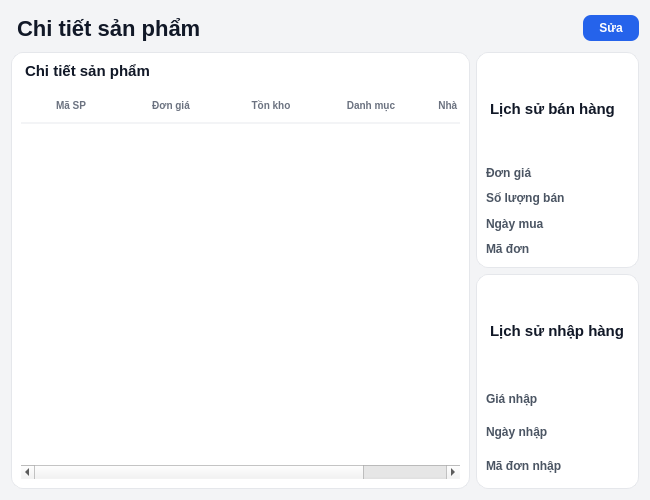
<?xml version="1.0" encoding="UTF-8"?>
<ui version="4.0">
 <class>Dialog</class>
 <widget class="QDialog" name="Dialog">
  <property name="geometry">
   <rect>
    <x>0</x>
    <y>0</y>
    <width>650</width>
    <height>500</height>
   </rect>
  </property>
  <property name="windowTitle">
   <string>Dialog</string>
  </property>
  <property name="styleSheet">
   <string notr="true">/* 1. Tổng thể Cửa sổ [cite: 638-640] */
QDialog {
    background-color: #f3f4f6;
    font-family: &quot;Inter&quot;, &quot;Segoe UI&quot;, sans-serif;
}

/* 2. Tiêu đề trang chính (Nén chiều cao) [cite: 640-641] */
QLabel#lblChiTietSanPham {
    font-size: 22px; /* Giảm từ 26px để tiết kiệm chỗ */
    font-weight: 800;
    color: #111827;
    padding: 5px 0px; /* Thu hẹp lề trên dưới */
}

/* 3. Thẻ nội dung (Cards) [cite: 641-642] */
QFrame#frame, QFrame#frame_2, QFrame#frame_3 {
    background-color: #ffffff;
    border: 1px solid #e5e7eb;
    border-radius: 12px;
}

/* 4. Tiêu đề các khối con [cite: 642-644] */
QLabel#lblChiTietSP, QLabel#lblLichSuBanHang, QLabel#lblLichSuNhapHang {
    font-size: 15px; /* Thu nhỏ để cân đối */
    font-weight: 700;
    color: #111827;
    margin-bottom: 2px;
}

/* 5. Nhãn mô tả thuộc tính (Labels - Key) [cite: 644-645, 657-658, 660, 663, 666, 671, 673, 676] */
QLabel#lblDonGia, QLabel#lblSoLuongBan, QLabel#lblNgayMua, QLabel#lblMaDon_2,
QLabel#lblGiaNhap, QLabel#lblNgayNhap, QLabel#lblMaDonNhap {
    font-size: 12px;
    font-weight: 600;
    color: #4b5563;
}

/* 6. Nhãn hiển thị dữ liệu (Values - Nén tối đa) [cite: 645-646, 659, 661, 664, 667, 672, 674, 677] */
QLabel#lblHienThiDonGia, QLabel#lblHienThiSoLuongBan, QLabel#lblHienThiNgayMua, 
QLabel#lblHienThiMaDon, QLabel#lblHienThiGiaNhap, QLabel#lblHienThiNgayNhap, 
QLabel#lblHienThiMaDonNhap {
    font-size: 13px;
    font-weight: 500;
    color: #111827;
    padding: 1px 0px; /* Ép sát các dòng dữ liệu với nhau */
}

/* 7. Nút bấm (Sửa) [cite: 646-648] */
QPushButton#btnSua {
    background-color: #2563eb;
    color: #ffffff;
    font-weight: 700;
    border-radius: 8px;
    padding: 6px 16px;
}

QPushButton#btnSua:hover {
    background-color: #1d4ed8;
}

/* 8. Bảng chi tiết sản phẩm  */
QTableWidget#tableWidget {
    background-color: #ffffff;
    border: none;
    gridline-color: transparent;
}

QHeaderView::section {
    background-color: #ffffff;
    padding: 8px;
    border: none;
    border-bottom: 2px solid #f3f4f6;
    font-weight: bold;
    color: #6b7280;
    text-transform: uppercase;
    font-size: 10px;
}</string>
  </property>
  <layout class="QVBoxLayout" name="verticalLayout_5">
   <item>
    <layout class="QHBoxLayout" name="horizontalLayout_4">
     <item>
      <widget class="QLabel" name="lblChiTietSanPham">
       <property name="text">
        <string>Chi tiết sản phẩm</string>
       </property>
      </widget>
     </item>
     <item>
      <spacer name="horizontalSpacer">
       <property name="orientation">
        <enum>Qt::Horizontal</enum>
       </property>
       <property name="sizeHint" stdset="0">
        <size>
         <width>40</width>
         <height>20</height>
        </size>
       </property>
      </spacer>
     </item>
     <item>
      <widget class="QPushButton" name="btnSua">
       <property name="text">
        <string>Sửa</string>
       </property>
      </widget>
     </item>
    </layout>
   </item>
   <item>
    <layout class="QHBoxLayout" name="horizontalLayout_9">
     <item>
      <widget class="QFrame" name="frame">
       <property name="frameShape">
        <enum>QFrame::StyledPanel</enum>
       </property>
       <property name="frameShadow">
        <enum>QFrame::Raised</enum>
       </property>
       <layout class="QVBoxLayout" name="verticalLayout_4">
        <item>
         <widget class="QLabel" name="lblChiTietSP">
          <property name="text">
           <string>Chi tiết sản phẩm</string>
          </property>
         </widget>
        </item>
        <item>
         <widget class="QTableWidget" name="tableWidget">
          <column>
           <property name="text">
            <string>Mã SP</string>
           </property>
          </column>
          <column>
           <property name="text">
            <string>Đơn giá</string>
           </property>
          </column>
          <column>
           <property name="text">
            <string>Tồn kho</string>
           </property>
          </column>
          <column>
           <property name="text">
            <string>Danh mục</string>
           </property>
          </column>
          <column>
           <property name="text">
            <string>Nhà cung cấp</string>
           </property>
          </column>
         </widget>
        </item>
       </layout>
      </widget>
     </item>
     <item>
      <layout class="QVBoxLayout" name="verticalLayout_3">
       <item>
        <widget class="QFrame" name="frame_2">
         <property name="frameShape">
          <enum>QFrame::StyledPanel</enum>
         </property>
         <property name="frameShadow">
          <enum>QFrame::Raised</enum>
         </property>
         <layout class="QVBoxLayout" name="verticalLayout_11">
          <item>
           <widget class="QLabel" name="lblLichSuBanHang">
            <property name="text">
             <string>Lịch sử bán hàng</string>
            </property>
           </widget>
          </item>
          <item>
           <layout class="QVBoxLayout" name="verticalLayout">
            <item>
             <layout class="QHBoxLayout" name="horizontalLayout">
              <item>
               <widget class="QLabel" name="lblDonGia">
                <property name="text">
                 <string>Đơn giá</string>
                </property>
               </widget>
              </item>
              <item>
               <widget class="QLabel" name="lblHienThiDonGia">
                <property name="text">
                 <string/>
                </property>
               </widget>
              </item>
             </layout>
            </item>
            <item>
             <layout class="QHBoxLayout" name="horizontalLayout_2">
              <item>
               <widget class="QLabel" name="lblSoLuongBan">
                <property name="text">
                 <string>Số lượng bán</string>
                </property>
               </widget>
              </item>
              <item>
               <widget class="QLabel" name="lblHienThiSoLuongBan">
                <property name="text">
                 <string/>
                </property>
               </widget>
              </item>
             </layout>
            </item>
            <item>
             <layout class="QHBoxLayout" name="horizontalLayout_5">
              <item>
               <widget class="QLabel" name="lblNgayMua">
                <property name="text">
                 <string>Ngày mua</string>
                </property>
               </widget>
              </item>
              <item>
               <widget class="QLabel" name="lblHienThiNgayMua">
                <property name="text">
                 <string/>
                </property>
               </widget>
              </item>
             </layout>
            </item>
            <item>
             <layout class="QHBoxLayout" name="horizontalLayout_6">
              <item>
               <widget class="QLabel" name="lblMaDon_2">
                <property name="text">
                 <string>Mã đơn</string>
                </property>
               </widget>
              </item>
              <item>
               <widget class="QLabel" name="lblHienThiMaDon">
                <property name="text">
                 <string/>
                </property>
               </widget>
              </item>
             </layout>
            </item>
           </layout>
          </item>
         </layout>
        </widget>
       </item>
       <item>
        <widget class="QFrame" name="frame_3">
         <property name="frameShape">
          <enum>QFrame::StyledPanel</enum>
         </property>
         <property name="frameShadow">
          <enum>QFrame::Raised</enum>
         </property>
         <layout class="QVBoxLayout" name="verticalLayout_15">
          <item>
           <widget class="QLabel" name="lblLichSuNhapHang">
            <property name="text">
             <string>Lịch sử nhập hàng</string>
            </property>
           </widget>
          </item>
          <item>
           <layout class="QVBoxLayout" name="verticalLayout_2">
            <item>
             <layout class="QHBoxLayout" name="horizontalLayout_3">
              <item>
               <widget class="QLabel" name="lblGiaNhap">
                <property name="text">
                 <string>Giá nhập</string>
                </property>
               </widget>
              </item>
              <item>
               <widget class="QLabel" name="lblHienThiGiaNhap">
                <property name="text">
                 <string/>
                </property>
               </widget>
              </item>
             </layout>
            </item>
            <item>
             <layout class="QHBoxLayout" name="horizontalLayout_8">
              <item>
               <widget class="QLabel" name="lblNgayNhap">
                <property name="text">
                 <string>Ngày nhập </string>
                </property>
               </widget>
              </item>
              <item>
               <widget class="QLabel" name="lblHienThiNgayNhap">
                <property name="text">
                 <string/>
                </property>
               </widget>
              </item>
             </layout>
            </item>
            <item>
             <layout class="QHBoxLayout" name="horizontalLayout_7">
              <item>
               <widget class="QLabel" name="lblMaDonNhap">
                <property name="text">
                 <string>Mã đơn nhập</string>
                </property>
               </widget>
              </item>
              <item>
               <widget class="QLabel" name="lblHienThiMaDonNhap">
                <property name="text">
                 <string/>
                </property>
               </widget>
              </item>
             </layout>
            </item>
           </layout>
          </item>
         </layout>
        </widget>
       </item>
      </layout>
     </item>
    </layout>
   </item>
  </layout>
 </widget>
 <resources/>
 <connections/>
</ui>
